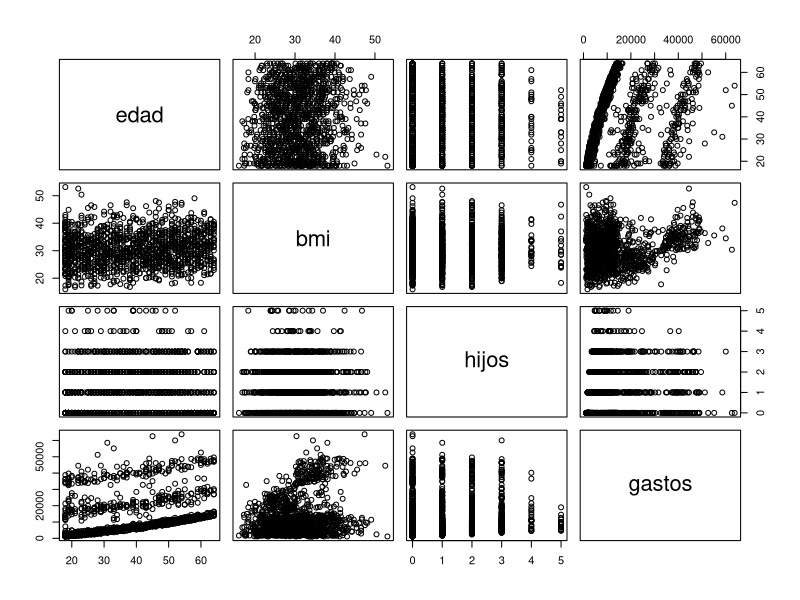
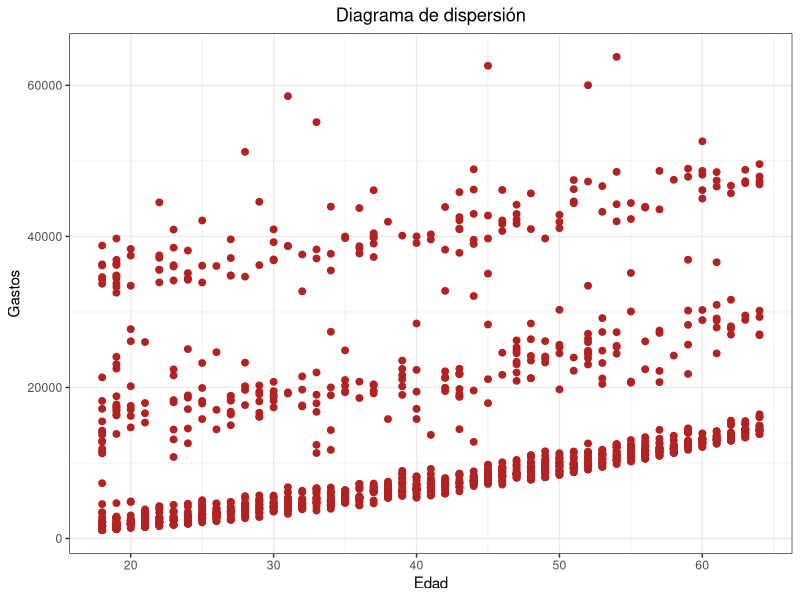
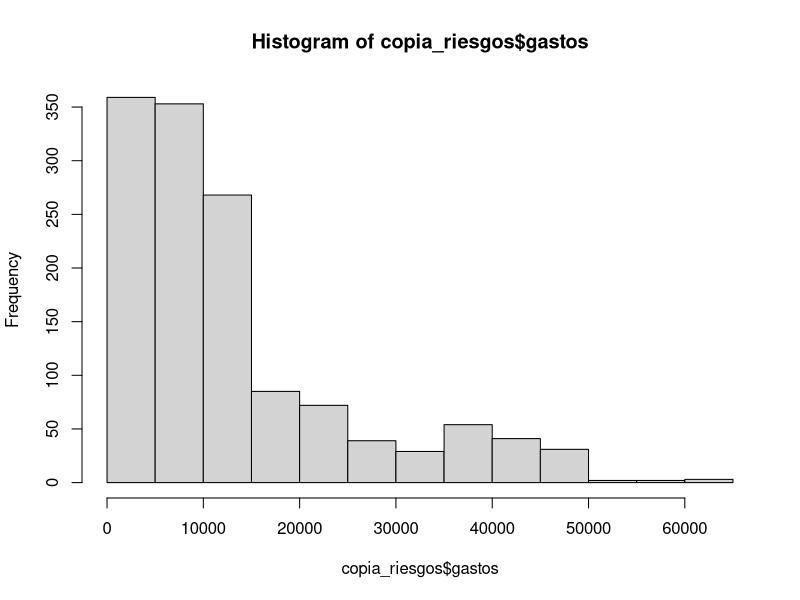
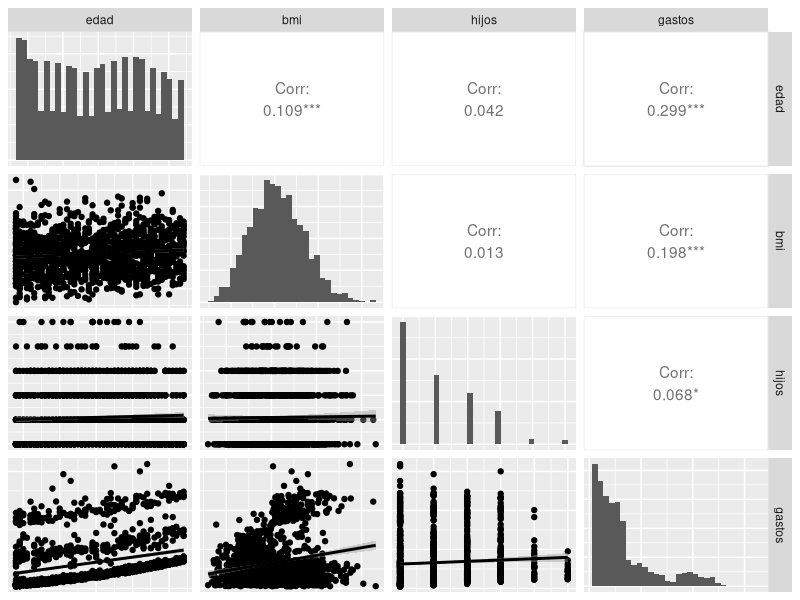

Here is the R script that generated these plots, in order:
## ---- chunk 1
knitr::opts_chunk$set(echo = TRUE)
## ---- chunk 2
library(dplyr)
library(readr)
library(ggplot2)
library(GGally)
riesgos <- read_csv("riesgos.csv")

## ---- chunk 3
head(riesgos)
glimpse(riesgos)
#Al trabajar con este dataset podemos encontrarnos con el problema de que algunas columnas son de tipo char y por tanto no podemos trabajar con ellas
## ---- chunk 4
summary(riesgos)
#Como podemos obsevar, de las columnas sexo, fumador y región no podemos extraer información ninguna si usamos summary, por lo tanto no usaríamos dichas columnas
## ---- chunk 5
copia_riesgos <- riesgos %>% select(edad,bmi,hijos,gastos)
pairs(copia_riesgos)
#Al ejecutar pairs se muestran las matrices de dispersión que representan las relaciones entre pares de variables cuantitativas. Por ejemplo, se puede observar en la matriz que relaciona la edad con los gastos que estos últimos aumentan respecto a la edad.
## ---- chunk 6
ggplot(data = copia_riesgos, mapping = aes(x = edad, y = gastos)) +
geom_point(color = "firebrick", size = 2) +
labs(title = "Diagrama de dispersión", x = "Edad", y = "Gastos") +
theme_bw() +
theme(plot.title = element_text(hjust = 0.5))
## ---- chunk 7
hist(x=copia_riesgos$gastos )
#A partir del histograma generado se deduce que la mayoria de los asegurados tienen unos gastos por debajo de los 15000€. 
## ---- chunk 8
mat_correlacion <- cor(copia_riesgos)
mat_correlacion
#Según la matriz de correlación entre los atributos generada se podría decir que aquellos que más relacionados están son gastos y edad (0.2990082), y por otro lado, los que menos relacionados están serían hijos y bmi (0.0127589); dejando a un lado las correlaciones con valor 1, que son las correlaciones de los atributos con ellos mismos.
## ---- chunk 9


ggpairs(copia_riesgos, lower = list(continuous = "smooth"), diag = list(continuous = "bar"), axisLabels = "none")
#Teniendo en cuenta los valores obtenidos en la matriz de correlación anterior, la otra variable que deberia poner en el modelo sería la edad debido a que junto a gastos son las variables con mayor coeficiente de correlación de la matriz. 
## ---- chunk 10
m1 <- lm(gastos~edad,data=copia_riesgos)
m1
summary(m1)
#Con summary hemos obtenido los errores estándar de los coeficientes, los p-values, el estadístico F y R cuadrado. El p-value  permite determinar si los estimadores de los parámetros son significativamente distintos de 0, es decir, que contribuyen al modelo.
#Tanto la ordenada en el origen como la pendiente son significativas dado que el p-value < 2.2e-16. Y el coeficiente de determinación R cuadrado indica que el modelo es capaz de explicar el 8% de la variabilidad presente en la variable gasto mediante la variable independiente edad. Destacar que cuanto mayor porcentaje del R cuadrado mejor será el modelo.
#Por otro lado, el p-value obtenido en el test F (2.2e-16) determina que es superior a la varianza explicada por el modelo comparado con la varianza total, por lo que podemos aceptar el modelo como válido y útil.

## ---- chunk 11

m2 <- lm(gastos~edad + I(gastos^2),data=copia_riesgos)
m2
summary(m2)
#Con summary hemos obtenido los errores estándar de los coeficientes, los p-values, el estadístico F y R cuadrado. El p-value  permite determinar si los estimadores de los parámetros son significativamente distintos de 0, es decir, que contribuyen al modelo.
#Tanto la ordenada en el origen como la pendiente son significativas dado que el p-value < 2.2e-16. Y el coeficiente de determinación R cuadrado indica que el modelo es capaz de explicar el 93% de la variabilidad presente en la variable gasto mediante la variable independiente edad. Destacar que cuanto mayor porcentaje del R cuadrado mejor será el modelo.
#Por otro lado, el p-value obtenido en el test F (2.2e-16) determina que es superior a la varianza explicada por el modelo comparado con la varianza total, por lo que podemos aceptar el modelo como válido y útil.

#De hecho el modelo se mejora en un 83%, lo que es una cifra bastante significativa de mejora

## ---- chunk 12
m3 <- lm(gastos~. ,data=copia_riesgos)
m3
summary(m3)

#Según los datos extraídos a partir de summary se puede observar que aquellas variables más significativas son aquellas con un p-value más cercano a cero, como edad y bmi, los cuales incluso se marcan con tres estrellas que indican que se aproxima mucho a cero. En cuanto a eficiencia, según el R cuadrado obtenido, este modelo es capaz de explicar el 12% de la variabilidad presente en la variable gastos mediante las variables independientes edad,bmi e hijos, lo cual no es muy bueno que digamos porque para que el modelo fuera bueno este valor debería aproximarse a uno.

## ---- chunk 13
anova(m1,m2)
anova(m1,m3)
#Teniedo en cuenta los resultados que se obtienen al realizar anova con los modelos elaborados anteriormente, sería más interesante estudiar el modelo m2 ya que de los tres modelos es el que presenta un p-value más próximo a cero.
